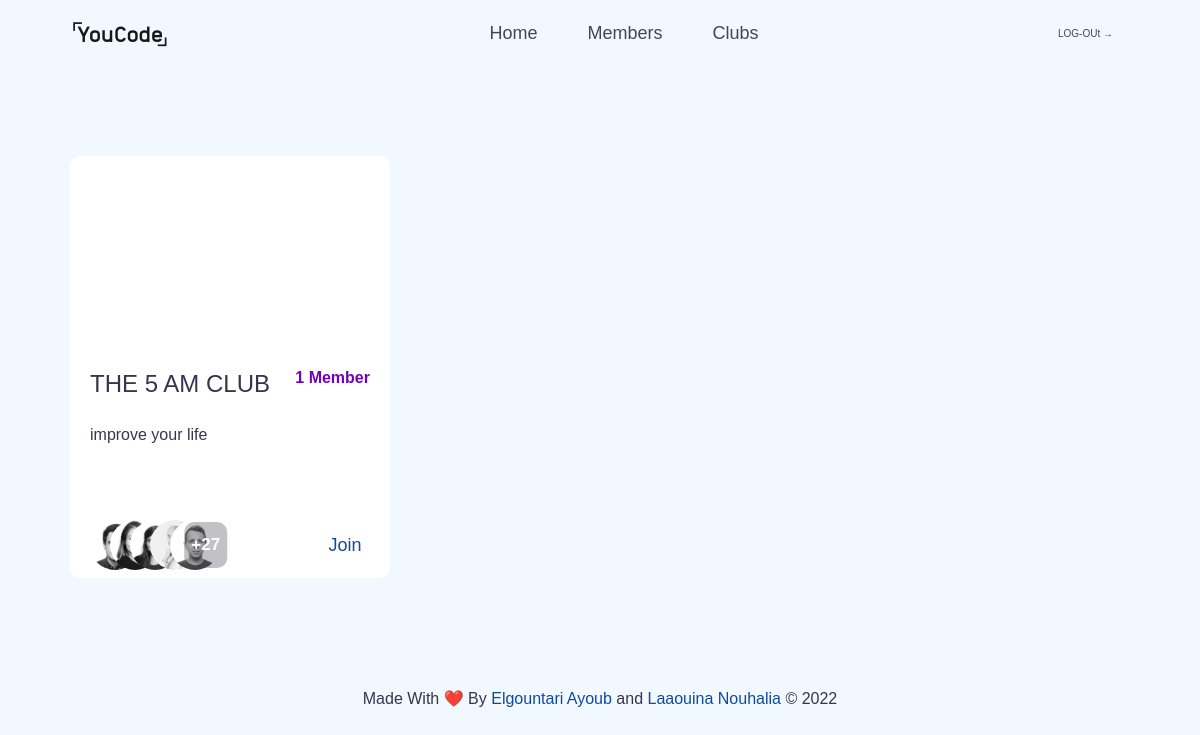
The app's page /yccm/index.php (signed in) with its own data.
### tables this page shows
CREATE TABLE `club` (
  `id` int(11) NOT NULL,
  `logo` varchar(2022) DEFAULT NULL,
  `name` varchar(100) DEFAULT NULL,
  `creationDate` date DEFAULT NULL,
  `description` varchar(2022) DEFAULT NULL
);

### yccm/index.php (the view, shortened to what this page needs)
<?php
$pdo = new PDO('mysql:host=localhost;port=3306;dbname=yc2', 'root', 'Ycode@2021');
$pdo->setAttribute(PDO::ATTR_ERRMODE, PDO::ERRMODE_EXCEPTION);
$statement = $pdo->prepare('select c.*, count(s.id) as "membersNUmber" from club c left JOIN student s on c.id = s.clubId
GROUP by c.name ');
$statement->execute();
$clubs = $statement->fetchAll(PDO::FETCH_ASSOC);
?>
<?php include_once("header.php") ?>
<section class="discover-clubs">
  <div class="container">
    <?php foreach ($clubs as $i => $club) : ?>
      <div class="club">
        <div class="cover" style="background-image: url('./<?php echo $club['logo'] ?>" );">
        </div>
        <div class="details">
          <div class="details-1">
            <div class="title"><?php echo $club["name"] ?></div>
            <strong class="members-number"><?php echo $club["membersNUmber"] ?> Member</strong>
          </div>
          <div class="description"><?php echo $club["description"] ?></div>
          <div class="details-1">
            <div class="members-icons">
              <img src="resources/media/images/members-photos/person-5.webp" alt="member-photo">
              <span>+27</span>
            </div>
            <button class="btn join"><a href="#">Join</a>
          </div>
        </div>
      </div>
    <?php endforeach; ?>
  </div>
</section>
<?php include_once("footer.php") ?>

### yccm/resources/css/main.css (style rules this page uses)
* { box-sizing: border-box; padding: 0; margin: 0; }
:root { --primary-color: #38344e; --secondary-color: #0f4aa2; --main-bg-color: #f1f8ff; }
html { width: 100%; font-size: 62.5%; }
body { font-family: Arial, Helvetica, sans-serif; background-color: var(--main-bg-color); color: var(--primary-color); }
.container { padding: 2rem 4rem; }
button { border: none; padding: 1rem; }
.btn { cursor: pointer; }
a { color: #474554; text-decoration: none; }
section.discover-clubs .container { width: 100%; display: grid; grid-template-columns: repeat(auto-fill, minmax(30rem, 1fr)); gap: 5rem; justify-content: center; align-items: center; align-content: center; }
section.discover-clubs .club { width: 100%; display: flex; flex-direction: column; border-radius: 1rem; overflow: hidden; background-color: #fff; }
section.discover-clubs .details { display: flex; flex-direction: column; gap: 2rem; padding: 1rem 2rem; }
section.discover-clubs .cover { height: 20rem; background-size: cover; }
section.discover-clubs .details-1 { display: flex; justify-content: space-between; }
section.discover-clubs .title { font-size: 2.4rem; }
section.discover-clubs .members-number { color: #7400bc; font-size: 1.6rem; }
section.discover-clubs .description { line-height: 1.6; font-size: 1.6rem; }
section.discover-clubs .members-icons { display: flex; align-items: center; }
section.discover-clubs .members-icons span, .section-club .container table td.members span.more-members { color: var(--primary-color); color: var(--secondary-color); color: white; font-weight: 600; border-radius: 1rem; font-size: 1.7rem; text-align: center; padding: 1rem 0.7rem; background-color: var(--secondary-color); background-color: #47455455; transform: translateX(220%); display: inline-block; }
.members-icons img { position: absolute; border-radius: 50%; min-width: 3rem; max-width: 5rem; }
.members-icons img:nth-child(5) { transform: translateX(160%); }
section.discover-clubs button { background-color: transparent; }
section.discover-clubs button a { color: var(--secondary-color); font-size: 1.8rem; }
.section-club .container, .section-member .container, .section-member-management .container, section.discover-clubs .container { min-height: 75vh !important; }
.discover-clubs .container .description { overflow: hidden; text-overflow: ellipsis; max-width: 100%; height: 8rem; }

### records on screen
club: name "THE 5 AM CLUB", membersNUmber "1", description "improve your life"
